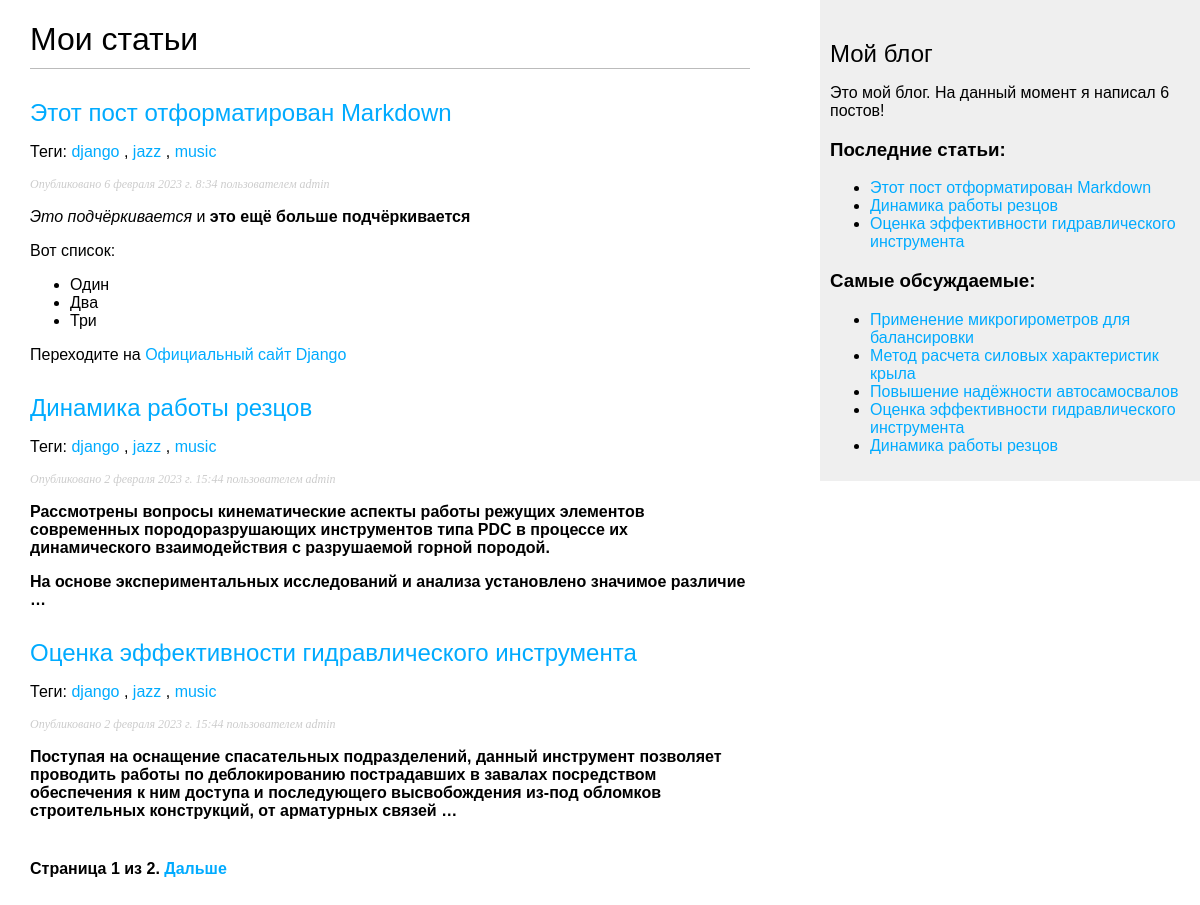
Screenshot of /blog/ with the database file from the repository.
### blog/models.py (models this page shows, shortened)
class Post(models.Model):
    STATUS_CHOICES = (
        ('draft', 'Отложено'),
        ('published', 'Опубликовано'),
    )
    title = models.CharField(max_length=250)  # Поле заголовка статьи. Тип VARCHAR в базе данных
    slug = models.SlugField(max_length=250, unique_for_date='publish')  # Поле для формирования URL'ов
    author = models.ForeignKey(User, on_delete=models.CASCADE,
                               related_name='blog_posts')  # Внешний ключ, определяющий отношение "один ко многим"
    body = models.TextField()  # Основное содержание статьи, которое будет сохранено в столбце TEXT в SQL базе данных
    publish = models.DateTimeField(
        default=timezone.now)  # Поле даты, сохраняющее дату публикации статьи. Функция 'now' - по умолчанию, и возвращает текущие дату и время
    created = models.DateTimeField(
        auto_now_add=True)  # Это поле даты указывает, когда статья была создана. Параметр 'auto_now_add' - автосохранение при создании объекта
    update = models.DateTimeField(
        auto_now=True)  # Дата и время, указывающие на период, когда статья была отредактирована. Параметр 'auto_now' - указание даты на момент сохранения.
    status = models.CharField(max_length=10, choices=STATUS_CHOICES,
                              default='draft')  # Поле отображения статуса статьи. Параметр CHOICES ограничивает возможные значения из указанного списка.
    objects = models.Manager()  # Менеджер по умолчанию
    published = PublishedManager()  # Новый менеджер
    tags = TaggableManager()
    class Meta:
        ordering = (
            '-publish',)  # Указали Django, порядок сортировки статей по умолчанию — по убыванию (префикс "-") даты публикации поля 'publish'.
    def get_absolute_url(self):
        return reverse('blog:post_detail',
                       args=[self.publish.year,
                             self.publish.month,
                             self.publish.day,
                             self.slug])

### blog/views.py (the view)
# urls.py: path('', views.post_list, name='post_list'),
def post_list(request, tag_slug=None):
    objects_list = Post.published.all()
    tag = None
    if tag_slug:
        tag = get_object_or_404(Tag, slug=tag_slug)
        objects_list = objects_list.filter(tags__in=[tag])
    paginator = Paginator(objects_list, 3)  # Отображение по три поста на странице
    page = request.GET.get('page')
    try:
        posts = paginator.page(page)
    except PageNotAnInteger:
        posts = paginator.page(1)  # Если страница не является целым числом — возвращаем первую страницу
    except EmptyPage:
        posts = paginator.page(
            paginator.num_pages)  # Если номер страницы больше общего количества страниц — возвращаем последнюю
    return render(request, 'post/list.html', {'page': page, 'posts': posts, 'tag': tag})

### blog/models.py (called while the page is built)
    def get_queryset(self):
        return super().get_queryset().filter(status='published')

### blog/templatetags/blog_tags.py (called while the page is built)
@register.simple_tag
def total_posts():
    return Post.published.count()

@register.inclusion_tag('post/latest_posts.html')
def show_latest_posts(count=5):
    latest_posts = Post.published.order_by('-publish')[:count]
    return {'latest_posts': latest_posts}

@register.simple_tag
def get_most_commented_posts(count=5):
    return Post.published.annotate(total_comments=Count('comments')).order_by('-total_comments')[:count]

@register.filter(name='markdown')
def markdown_format(text):
    return mark_safe(markdown.markdown(text))

### blog/templates/post/list.html (shortened to what this page needs)
{% extends "blog/base.html" %}
{% load blog_tags %}
{% block content %}
<h1>Мои статьи</h1>
{% for post in posts %}
<h2>
    <a href="{{ post.get_absolute_url }}">{{ post.title }}</a>
</h2>
<p class="tags">
    Теги:
    {% for tag in post.tags.all %}
        <a href="{% url "blog:post_list_by_tag" tag.slug %}">
            {{ tag.name }}
        </a>
        {% if not forloop.last %}, {% endif %}
    {% endfor %}
</p>
<p class="date">Опубликовано {{ post.publish }} пользователем {{ post.author }}</p>
{{ post.body|markdown|truncatewords_html:30 }}
{% endfor %}
{% include "pagination.html" with page=posts %}
{% endblock %}

### blog/templates/blog/base.html (shortened to what this page needs)
{% load blog_tags %}
{% load static %}
<!DOCTYPE html>
<html lang="en">
<head>
    <link href="{% static "/css/blog.css" %}" rel="stylesheet">
</head>
<body>
    <div id="content">
        {% block content %}
        {% endblock %}
    </div>
    <div id="sidebar">
        <h2>Мой блог</h2>
        <p>Это мой блог. На данный момент я написал {% total_posts %} постов!</p>
        <h3>Последние статьи:</h3>
        {% show_latest_posts 3 %}
        <h3>Самые обсуждаемые:</h3>
        {% get_most_commented_posts as most_commented_posts %}
        <ul>
            {% for post in most_commented_posts %}
                <li><a href="{{ post.get_absolute_url }}">{{ post.title }}</a></li>
            {% endfor %}
        </ul>
    </div>
</body>
</html>

### blog/templates/post/latest_posts.html
<ul>
  {% for post in latest_posts %}
    <li><a href="{{ post.get_absolute_url }}">{{ post.title }}</a></li>
  {% endfor %}
</ul>

### blog/static/css/blog.css (style rules this page uses)
body { margin:0; padding:0; font-family:arial, calibri, helvetica, sans-serif; }
a { color:#00abff; text-decoration:none; }
h1 { font-weight:normal; border-bottom:1px solid #bbb; padding:0 0 10px 0; }
h2 { font-weight:normal; margin:30px 0 0; }
#content { float:left; width:60%; padding:0 0 0 30px; }
#sidebar { float:right; width:30%; padding:10px; background:#efefef; height:100%; }
p.date { color:#ccc; font-family: georgia, serif; font-size: 12px; font-style: italic; }

### rows the page displays
Post: title "Этот пост отформатирован Markdown", publish "6 февраля 2023 г. 8:34", author "admin", body "Это подчёркивается и это ещё больше подчёркивается Вот список: Один Два Три Переходите на Официальный сайт Django"
Tag: name "django"
Tag: name "jazz"
Tag: name "music"
Post: title "Динамика работы резцов", publish "2 февраля 2023 г. 15:44", author "admin", body "Рассмотрены вопросы кинематические аспекты работы режущих элементов современных породоразрушающих инструментов типа PDC в процессе их динамического взаимодействия с разрушаемой горной породой. На основе экспериментальных исследований и анализа установлено значимое различие …"
Post: title "Оценка эффективности гидравлического инструмента", publish "2 февраля 2023 г. 15:44", author "admin", body "Поступая на оснащение спасательных подразделений, данный инструмент позволяет проводить работы по деблокированию пострадавших в завалах посредством обеспечения к ним доступа и последующего высвобождения из-под обломков строительных конструкций, от арматурных связей …"
Post: title "Применение микрогирометров для балансировки"
Post: title "Метод расчета силовых характеристик крыла"
Post: title "Повышение надёжности автосамосвалов"

### other values shown
{{ page.number }} "1"
{{ page.paginator.num_pages }} "2"
